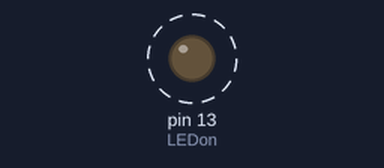
The program below on a simulated Raspberry Pi (header pin numbers). Parts: output pins drawn as LEDs (lit = HIGH). Dashed ring = blinking. What the program prints to the terminal is not drawn.

Above: at 0.5 s.
Timing chart, 0 to 4.6 s (numbered marks = the images above):
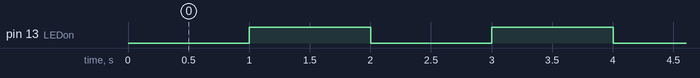

The program:

PinTest_13.py
```python
#!/usr/bin/env python

""" Must be run as root - sudo python Blink11.py """

import time, RPi.GPIO as GPIO

GPIO.setmode(GPIO.BOARD)
GPIO.setup(13, GPIO.OUT)

while True:
	print "Just about to set output to 0"
	LEDon = GPIO.output(13, 0)
	print "Just set output to 0 about to sleep for 1"
	time.sleep(1)
	print "Just slept after setting output to 1"
	LEDoff = GPIO.output(13, 1)
	print "Just set output to 1 just about to sleep for 1"
	time.sleep(1)
```

Measured:
- by itself, pin 13 (LEDon): alternates HIGH for 1.0 s and LOW for 1.0 s
